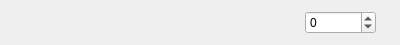
<?xml version="1.0" encoding="UTF-8"?>
<ui version="4.0">
 <class>IntParam</class>
 <widget class="QFrame" name="IntParam">
  <property name="geometry">
   <rect>
    <x>0</x>
    <y>0</y>
    <width>400</width>
    <height>38</height>
   </rect>
  </property>
  <property name="windowTitle">
   <string>Frame</string>
  </property>
  <property name="frameShape">
   <enum>QFrame::NoFrame</enum>
  </property>
  <property name="frameShadow">
   <enum>QFrame::Raised</enum>
  </property>
  <layout class="QHBoxLayout" name="horizontalLayout">
   <item>
    <widget class="QLabel" name="l_info">
     <property name="sizePolicy">
      <sizepolicy hsizetype="Preferred" vsizetype="Preferred">
       <horstretch>0</horstretch>
       <verstretch>0</verstretch>
      </sizepolicy>
     </property>
     <property name="text">
      <string/>
     </property>
    </widget>
   </item>
   <item>
    <widget class="QSpinBox" name="spinBox">
     <property name="sizePolicy">
      <sizepolicy hsizetype="Fixed" vsizetype="Fixed">
       <horstretch>0</horstretch>
       <verstretch>0</verstretch>
      </sizepolicy>
     </property>
     <property name="minimum">
      <number>-99999999</number>
     </property>
     <property name="maximum">
      <number>999999999</number>
     </property>
    </widget>
   </item>
   <item>
    <widget class="QLabel" name="l_units">
     <property name="sizePolicy">
      <sizepolicy hsizetype="Fixed" vsizetype="Preferred">
       <horstretch>0</horstretch>
       <verstretch>0</verstretch>
      </sizepolicy>
     </property>
     <property name="text">
      <string/>
     </property>
    </widget>
   </item>
  </layout>
 </widget>
 <resources/>
 <connections/>
</ui>
